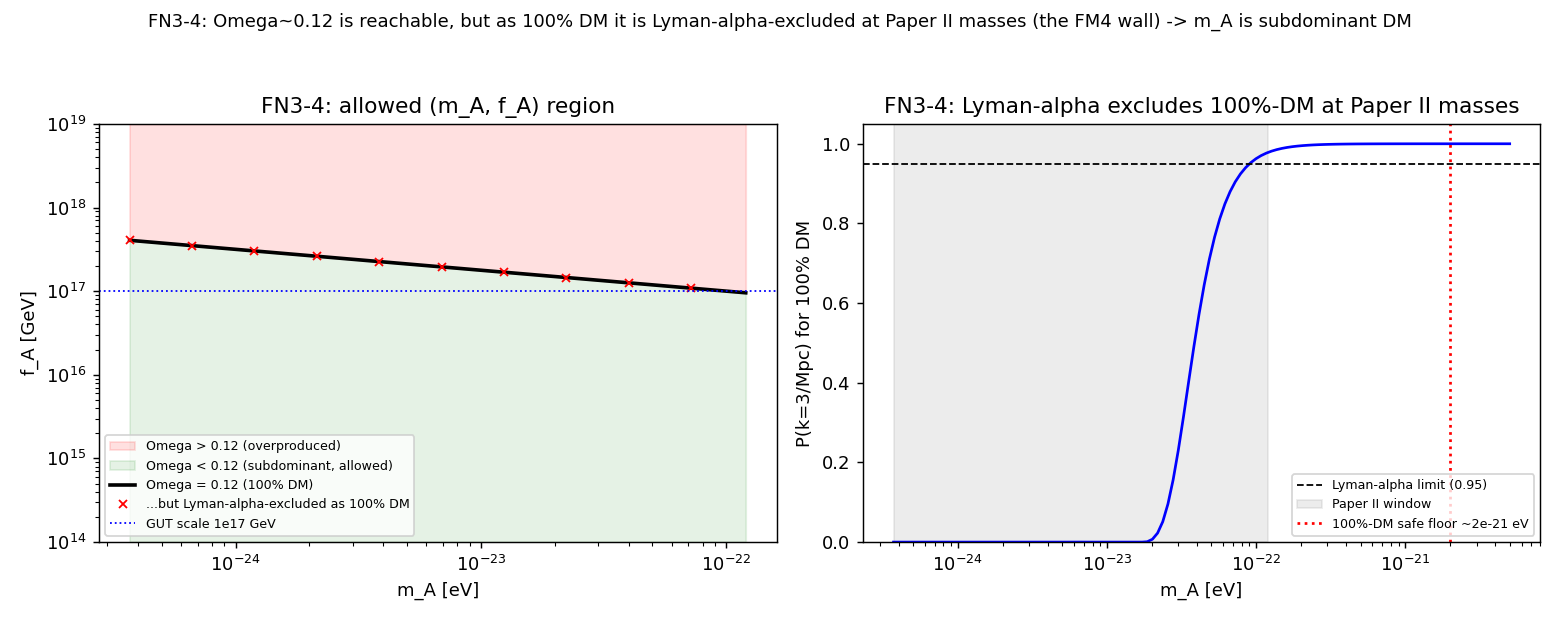

Reproduce this figure in Python.
"""FN3_4_constraints.py -- observational constraints on the m_A relic.

Charter FN3-4.  For each (m_A, f_A) test point: (1) Omega <= 0.12 (no DM over-
production); (2) Lyman-alpha at k~3/Mpc (the FM4-4 wall); (3) subdominance before
matter-radiation equality (m_A must not dominate at z>z_eq); (4) the ULDM Jeans
mass vs observed z~0 structure.  Builds the allowed region in (m_A, f_A).

Reuses the FM4 Lyman-alpha transfer (anti-circular: bound is COMPARISON ONLY).
"""
from __future__ import annotations

import json
from pathlib import Path

import numpy as np
import matplotlib
matplotlib.use("Agg")
import matplotlib.pyplot as plt  # noqa: E402

import fn3_core as c  # noqa: E402

OUT = Path(__file__).resolve().parent
MASSES = [c.M_A_FLOOR, 1e-24, 1e-23, 1e-22]
F_AS = [1e15, 1e16, 1e17, 1e18]
LYA_FLOOR = c.lyman_safe_100pct_floor()              # ~2e-21 eV for 100% DM


def main():
    # (1) Lyman-alpha: at the 0.12-contour f_A, m_A is ~100% of DM -> use frac = Omega/0.12
    lya_rows = []
    for m in MASSES:
        f012 = c.f_A_for_target(m)
        frac = 1.0                                    # at the contour it IS 100% of DM
        supp = c.lyman_suppression(m, frac)
        lya_rows.append({"m_eV": m, "frac_at_contour": frac,
                         "P_supp_k3": float(supp),
                         "lya_safe": bool(supp >= 0.95)})

    # (2) which f_A keeps Omega <= 0.12 (no overproduction) at each mass
    overprod = {}
    for m in MASSES:
        overprod[f"{m:.2e}"] = {f"{f:.0e}": bool(c.omega_canonical(m, f) > 0.12)
                                for f in F_AS}

    # (3) subdominance before equality: rho_mA(z_eq)/rho_DM(z_eq).  Cold m_A redshifts
    #     as DM (a^-3) once oscillating; onset a_osc << a_eq for all our masses, so by
    #     z_eq it already tracks DM -- its fraction of DM is just Omega_mA/0.12, the
    #     SAME at all z after onset.  Report a_osc << a_eq as the subdominance check.
    a_eq = 1.0 / (1.0 + c.Z_EQ)
    sub_rows = []
    for m in MASSES:
        a_osc = c.a_osc_of(m)
        sub_rows.append({"m_eV": m, "a_osc": float(a_osc), "a_eq": float(a_eq),
                         "oscillating_before_eq": bool(a_osc < a_eq)})

    # (4) Jeans mass vs z~0 structure (dwarf-galaxy halos ~1e8-1e9 Msun observed)
    jeans_rows = [{"m_eV": m, "M_J_Msun": float(c.jeans_mass_Msun(m)),
                   "suppresses_observed_dwarfs": bool(c.jeans_mass_Msun(m) > 1e9)}
                  for m in MASSES]

    payload = {
        "lyman_alpha": lya_rows, "lya_safe_floor_eV": LYA_FLOOR,
        "overproduction_Omega_gt_012": overprod,
        "subdominance_before_eq": sub_rows,
        "jeans_mass": jeans_rows,
        "paper_II_window_eV": [c.M_A_FLOOR, c.M_A_CEIL],
        "key_conflict": ("100%-DM relic (Omega=0.12) at Paper II masses (<=1.2e-22 eV) "
                         "is below the Lyman-alpha 100%-DM floor (~2e-21 eV) -> excluded "
                         "as dominant DM; survives only as a subdominant fraction."),
    }
    (OUT / "FN3_4_constraints.json").write_text(json.dumps(payload, indent=2))

    print("=" * 76)
    print("FN3-4  observational constraints on the m_A relic")
    print("=" * 76)
    print("  Lyman-alpha (m_A as 100% of DM, P-suppression at k=3/Mpc; need >=0.95):")
    for r in lya_rows:
        print(f"    m_A={r['m_eV']:>8.2e} eV: P_supp={r['P_supp_k3']:.3f}  "
              f"-> {'SAFE' if r['lya_safe'] else 'EXCLUDED as 100% DM'}")
    print(f"  Lyman-alpha 100%-DM floor: m_A >= {LYA_FLOOR:.1e} eV "
          f"(above the Paper II ceiling {c.M_A_CEIL:.1e} eV)")
    print("\n  Subdominance before equality (a_osc << a_eq = {:.2e}):".format(a_eq))
    for r in sub_rows:
        print(f"    m_A={r['m_eV']:>8.2e} eV: a_osc={r['a_osc']:.2e}  "
              f"oscillating(cold) before eq: {r['oscillating_before_eq']}")
    print("\n  ULDM Jeans mass (suppresses halos below M_J):")
    for r in jeans_rows:
        print(f"    m_A={r['m_eV']:>8.2e} eV: M_J={r['M_J_Msun']:.2e} Msun  "
              f"{'-> suppresses observed dwarfs' if r['suppresses_observed_dwarfs'] else 'OK'}")
    print(f"\n  KEY CONFLICT: {payload['key_conflict']}")
    print(f"  saved {OUT/'FN3_4_constraints.json'}")

    make_figure(lya_rows)
    return payload


def make_figure(lya_rows):
    fig, ax = plt.subplots(1, 2, figsize=(12, 4.8))

    # left: allowed region in (m_A, f_A).  Bands: Omega=0.12 contour, overproduction,
    # Lyman-alpha exclusion of the 100%-DM contour at Paper II masses.
    mm = np.logspace(np.log10(c.M_A_FLOOR), np.log10(c.M_A_CEIL), 80)
    f012 = c.f_A_for_target(mm)
    ax[0].fill_between(mm, f012, 1e19, color="red", alpha=0.12,
                       label="Omega > 0.12 (overproduced)")
    ax[0].fill_between(mm, 1e14, f012, color="green", alpha=0.10,
                       label="Omega < 0.12 (subdominant, allowed)")
    ax[0].loglog(mm, f012, "k-", lw=2, label="Omega = 0.12 (100% DM)")
    # the 100% DM line is Lyman-alpha-excluded across the whole window (m<2e-21)
    ax[0].loglog(mm, f012, "x", color="red", ms=4, markevery=8,
                 label="...but Lyman-alpha-excluded as 100% DM")
    ax[0].axhline(1e17, color="blue", ls=":", lw=1, label="GUT scale 1e17 GeV")
    ax[0].set_xlabel("m_A [eV]"); ax[0].set_ylabel("f_A [GeV]")
    ax[0].set_ylim(1e14, 1e19)
    ax[0].set_title("FN3-4: allowed (m_A, f_A) region")
    ax[0].legend(fontsize=7, loc="lower left")

    # right: Lyman-alpha P-suppression for 100% DM vs mass; floor at 2e-21
    mlya = np.logspace(np.log10(c.M_A_FLOOR), np.log10(5e-21), 120)
    supp = [c.lyman_suppression(m, 1.0) for m in mlya]
    ax[1].semilogx(mlya, supp, "b-", lw=1.5)
    ax[1].axhline(0.95, color="k", ls="--", lw=1, label="Lyman-alpha limit (0.95)")
    ax[1].axvspan(c.M_A_FLOOR, c.M_A_CEIL, color="grey", alpha=0.15,
                  label="Paper II window")
    ax[1].axvline(LYA_FLOOR, color="red", ls=":", lw=1.5,
                  label="100%-DM safe floor ~2e-21 eV")
    ax[1].set_xlabel("m_A [eV]"); ax[1].set_ylabel("P(k=3/Mpc) for 100% DM")
    ax[1].set_ylim(0, 1.05)
    ax[1].set_title("FN3-4: Lyman-alpha excludes 100%-DM at Paper II masses")
    ax[1].legend(fontsize=7, loc="lower right")

    fig.suptitle("FN3-4: Omega~0.12 is reachable, but as 100% DM it is Lyman-alpha-excluded "
                 "at Paper II masses (the FM4 wall) -> m_A is subdominant DM", fontsize=10)
    fig.tight_layout(rect=[0, 0, 1, 0.94])
    fig.savefig(OUT / "FN3_4_constraints.png", dpi=130)
    print(f"  saved {OUT/'FN3_4_constraints.png'}")


if __name__ == "__main__":
    main()
